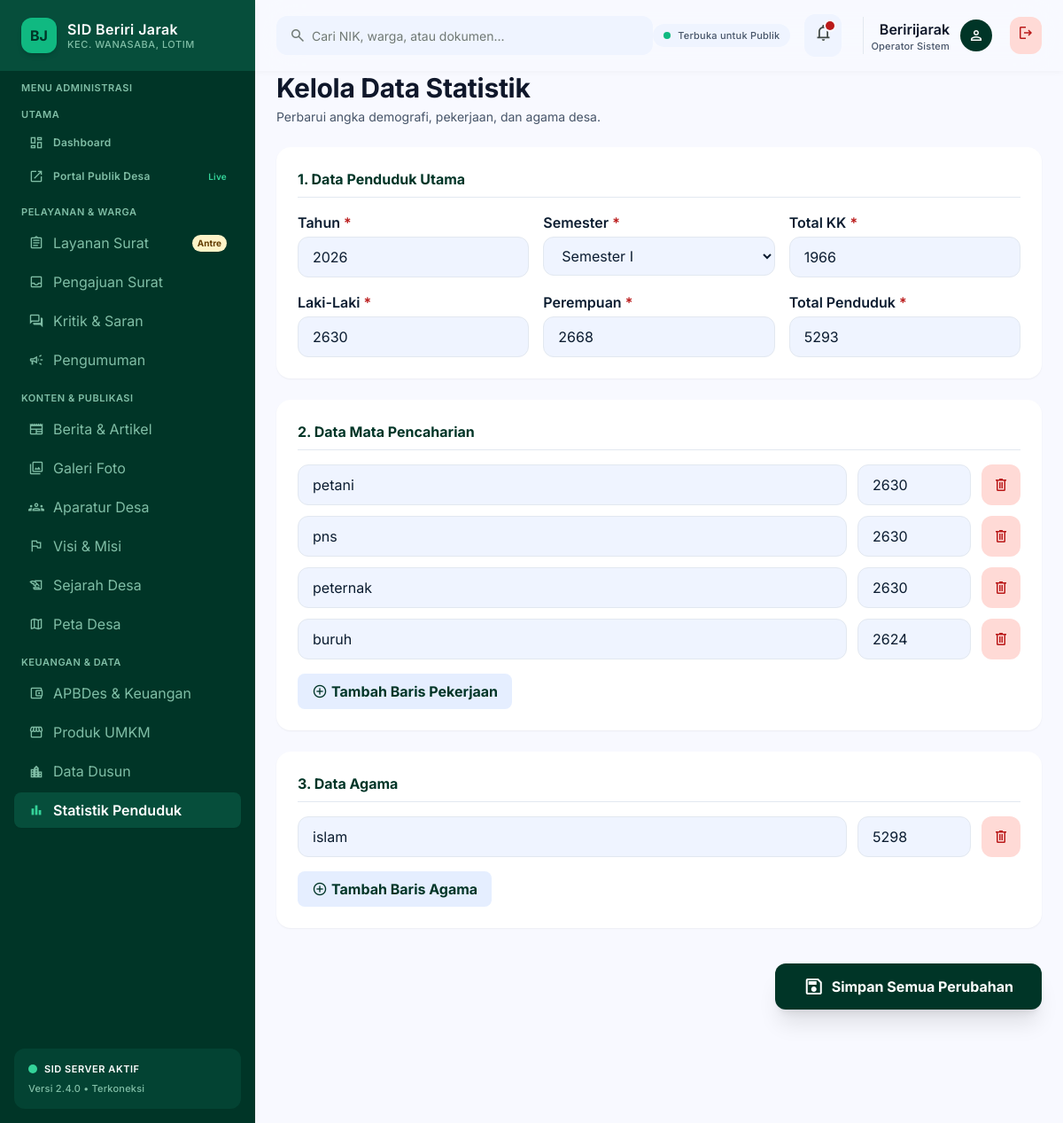
The page /dashboard/statistik/ (signed in) on the database its author committed.
### BJ/models.py (models this page shows, shortened)
class StatistikPenduduk(models.Model):
    tahun = models.IntegerField(help_text="Contoh: 2026")
    semester = models.CharField(max_length=20, choices=[('I', 'Semester I'), ('II', 'Semester II')])
    total_penduduk = models.IntegerField(default=0)
    laki_laki = models.IntegerField(default=0)
    perempuan = models.IntegerField(default=0)
    total_kk = models.IntegerField(default=0)
    tanggal_update = models.DateTimeField(auto_now=True)
    class Meta:
        verbose_name = "Statistik Penduduk"
        verbose_name_plural = "Statistik Penduduk"

class StatistikPekerjaan(models.Model):
    nama_pekerjaan = models.CharField(max_length=100)
    sektor = models.CharField(max_length=100, help_text="Contoh: Agraris, Perdagangan, Jasa", blank=True, null=True)
    jumlah = models.IntegerField()

class StatistikAgama(models.Model):
    agama = models.CharField(max_length=50)
    jumlah_penganut = models.IntegerField()

### BJ/views.py (the view)
# urls.py: path('dashboard/statistik/', views.kelola_statistik, name='kelola_statistik'),
@login_required(login_url='portal_masuk')
def kelola_statistik(request):
    stat_terbaru = StatistikPenduduk.objects.order_by('-tahun', '-semester').first()
    context = {
        'stat_terbaru': stat_terbaru,
        'data_pekerjaan': StatistikPekerjaan.objects.all(),
        'data_agama': StatistikAgama.objects.all(),
        'riwayat_statistik': StatistikPenduduk.objects.all().order_by('-tahun', '-semester'),
    }
    return render(request, 'themes/admin/kelola_statistik.html', context)

### desa/templates/themes/admin/kelola_statistik.html (shortened to what this page needs)
{% extends "themes/admin/base_admin.html" %}
{% load static %}
{% block content %}
<div class="flex flex-col w-full max-w-5xl mx-auto gap-space-lg pb-24">
    <div class="flex flex-col sm:flex-row sm:items-center justify-between gap-4">
        <div>
            <h1 class="font-headline-lg text-headline-lg font-bold text-text-primary">Kelola Data Statistik</h1>
            <p class="font-body-sm text-body-sm text-text-secondary mt-1">Perbarui angka demografi, pekerjaan, dan agama desa.</p>
        </div>
    </div>
    <form method="POST" action="{% url 'simpan_statistik' %}" class="flex flex-col gap-6">
        <div class="bg-surface-pure rounded-2xl p-6 shadow-sm">
            <h2 class="font-title-lg font-bold text-primary mb-4 border-b border-border-subtle pb-2">1. Data Penduduk Utama</h2>
            <div class="grid grid-cols-1 sm:grid-cols-3 gap-4 mb-4">
                <div class="space-y-1">
                    <label class="font-label-md font-semibold">Tahun <span class="text-error">*</span></label>
                    <input type="number" name="tahun" value="{{ stat_terbaru.tahun|default:'2026' }}" required class="w-full px-4 py-2.5 rounded-xl bg-surface-container-low border border-border-subtle">
                </div>
                <div class="space-y-1">
                    <label class="font-label-md font-semibold">Semester <span class="text-error">*</span></label>
                    <select name="semester" class="w-full px-4 py-2.5 rounded-xl bg-surface-container-low border border-border-subtle">
                        <option value="I" {% if stat_terbaru.semester == 'I' %}selected{% endif %}>Semester I</option>
                    </select>
                </div>
                <div class="space-y-1">
                    <label class="font-label-md font-semibold">Total KK <span class="text-error">*</span></label>
                    <input type="number" name="total_kk" value="{{ stat_terbaru.total_kk|default:'0' }}" required class="w-full px-4 py-2.5 rounded-xl bg-surface-container-low border border-border-subtle">
                </div>
            </div>
            <div class="grid grid-cols-1 sm:grid-cols-3 gap-4">
                <div class="space-y-1">
                    <label class="font-label-md font-semibold">Laki-Laki <span class="text-error">*</span></label>
                    <input type="number" name="laki_laki" value="{{ stat_terbaru.laki_laki|default:'0' }}" required class="w-full px-4 py-2.5 rounded-xl bg-surface-container-low border border-border-subtle">
                </div>
                <div class="space-y-1">
                    <label class="font-label-md font-semibold">Perempuan <span class="text-error">*</span></label>
                    <input type="number" name="perempuan" value="{{ stat_terbaru.perempuan|default:'0' }}" required class="w-full px-4 py-2.5 rounded-xl bg-surface-container-low border border-border-subtle">
                </div>
                <div class="space-y-1">
                    <label class="font-label-md font-semibold">Total Penduduk <span class="text-error">*</span></label>
                    <input type="number" name="total_penduduk" value="{{ stat_terbaru.total_penduduk|default:'0' }}" required class="w-full px-4 py-2.5 rounded-xl bg-surface-container-low border border-border-subtle">
                </div>
            </div>
        </div>
        <div class="bg-surface-pure rounded-2xl p-6 shadow-sm">
            <h2 class="font-title-lg font-bold text-primary mb-4 border-b border-border-subtle pb-2">2. Data Mata Pencaharian</h2>
            <div id="pekerjaan-container" class="flex flex-col gap-3 mb-4">
                {% for p in data_pekerjaan %}
                <div class="flex flex-col sm:flex-row gap-3 pekerjaan-row">
                    <input type="text" name="nama_pekerjaan[]" value="{{ p.nama_pekerjaan }}" placeholder="Nama Pekerjaan" required class="flex-1 px-4 py-2.5 rounded-xl bg-surface-container-low border border-border-subtle">
                    <input type="number" name="jumlah_pekerjaan[]" value="{{ p.jumlah }}" placeholder="Jumlah" required class="sm:w-32 px-4 py-2.5 rounded-xl bg-surface-container-low border border-border-subtle">
                    <button type="button" onclick="this.parentElement.remove()" class="px-3 py-2.5 bg-error-container text-error rounded-xl hover:bg-error hover:text-white transition-colors flex items-center justify-center"><span class="material-symbols-outlined text-[20px]">delete</span></button>
                </div>
                {% endfor %}
            </div>
            <button type="button" onclick="tambahBaris('pekerjaan')" class="px-4 py-2 rounded-lg bg-surface-container text-primary font-label-md font-bold flex items-center gap-1 hover:bg-surface-container-high transition-colors"><span class="material-symbols-outlined text-[18px]">add_circle</span> Tambah Baris Pekerjaan</button>
        </div>
        <div class="bg-surface-pure rounded-2xl p-6 shadow-sm">
            <h2 class="font-title-lg font-bold text-primary mb-4 border-b border-border-subtle pb-2">3. Data Agama</h2>
            <div id="agama-container" class="flex flex-col gap-3 mb-4">
                {% for a in data_agama %}
                <div class="flex flex-col sm:flex-row gap-3 agama-row">
                    <input type="text" name="nama_agama[]" value="{{ a.agama }}" placeholder="Agama (Cth: Islam)" required class="flex-1 px-4 py-2.5 rounded-xl bg-surface-container-low border border-border-subtle">
                    <input type="number" name="jumlah_agama[]" value="{{ a.jumlah_penganut }}" placeholder="Jumlah" required class="sm:w-32 px-4 py-2.5 rounded-xl bg-surface-container-low border border-border-subtle">
                    <button type="button" onclick="this.parentElement.remove()" class="px-3 py-2.5 bg-error-container text-error rounded-xl hover:bg-error hover:text-white transition-colors flex items-center justify-center"><span class="material-symbols-outlined text-[20px]">delete</span></button>
                </div>
                {% endfor %}
            </div>
            <button type="button" onclick="tambahBaris('agama')" class="px-4 py-2 rounded-lg bg-surface-container text-primary font-label-md font-bold flex items-center gap-1 hover:bg-surface-container-high transition-colors"><span class="material-symbols-outlined text-[18px]">add_circle</span> Tambah Baris Agama</button>
        </div>
        <div class="pt-4 flex justify-end sticky bottom-6 z-10">
            <button type="submit" class="px-8 py-3.5 rounded-xl bg-primary text-on-primary font-bold shadow-xl hover:bg-secondary transition-all transform hover:-translate-y-0.5 flex items-center gap-2">
                <span class="material-symbols-outlined">save</span> Simpan Semua Perubahan
            </button>
        </div>
    </form>
</div>
{% endblock %}

### desa/templates/themes/admin/partials/header.html
<header class="fixed top-0 left-72 right-0 h-20 bg-surface/85 backdrop-blur-xl shadow-[0_1px_8px_rgba(0,0,0,0.04)] z-40 flex items-center justify-between px-space-lg">
    <div class="flex items-center gap-space-lg flex-1 max-w-xl">
        <div class="relative w-full">
            <span class="material-symbols-outlined absolute left-3.5 top-1/2 -translate-y-1/2 text-outline text-[20px]">search</span>
            <input class="w-full h-11 pl-10 pr-4 rounded-xl bg-surface-container-low text-on-surface font-body-sm text-body-sm placeholder:text-outline focus:outline-none focus:ring-2 focus:ring-accent-emerald transition-all" placeholder="Cari NIK, warga, atau dokumen..." type="text">
        </div>
    </div>
    <div class="flex items-center gap-space-md">
        <div class="hidden lg:flex items-center gap-2 px-3 py-1.5 rounded-full bg-surface-container-low">
            <span class="w-2 h-2 rounded-full bg-accent-emerald"></span>
            <span class="font-label-sm text-label-sm font-medium text-text-secondary">Terbuka untuk Publik</span>
        </div>
        <button class="relative p-2.5 rounded-xl bg-surface-container-low text-on-surface-variant hover:text-on-surface transition-colors" type="button">
            <span class="material-symbols-outlined text-[22px]">notifications</span>
            <span class="absolute top-2 right-2 w-2.5 h-2.5 bg-error rounded-full ring-2 ring-surface"></span>
        </button>
        <div class="flex items-center gap-3 pl-space-sm border-l border-border-subtle ml-2">
            <div class="text-right hidden sm:block">
                <div class="font-label-lg text-label-lg font-semibold text-text-primary capitalize">{{ request.user.username }}</div>
                <div class="font-label-sm text-label-sm text-text-secondary">Operator Sistem</div>
            </div>
            <div class="w-9 h-9 rounded-full bg-primary flex items-center justify-center">
                <span class="material-symbols-outlined text-on-primary text-[20px]">person</span>
            </div>
            <a href="{% url 'logout' %}" class="ml-2 p-2 rounded-xl bg-error-container text-error hover:bg-error hover:text-white transition-colors" title="Keluar Sistem">
                <span class="material-symbols-outlined text-[20px]">logout</span>
            </a>
        </div>
    </div>
</header>

### desa/templates/themes/admin/base_admin.html (style rules this page uses)
body { overscroll-behavior: none; }

### rows shown on the page
StatistikPenduduk: tahun "2026", semester "Semester I", total_kk "1966", laki_laki "2630", perempuan "2668", total_penduduk "5293"
StatistikPekerjaan: nama_pekerjaan "petani", jumlah "2630"
StatistikPekerjaan: nama_pekerjaan "pns", jumlah "2630"
StatistikPekerjaan: nama_pekerjaan "peternak", jumlah "2630"
StatistikPekerjaan: nama_pekerjaan "buruh", jumlah "2624"
StatistikAgama: agama "islam", jumlah_penganut "5298"

### other values the page prints
{{ request.user.username }} "Beririjarak"
